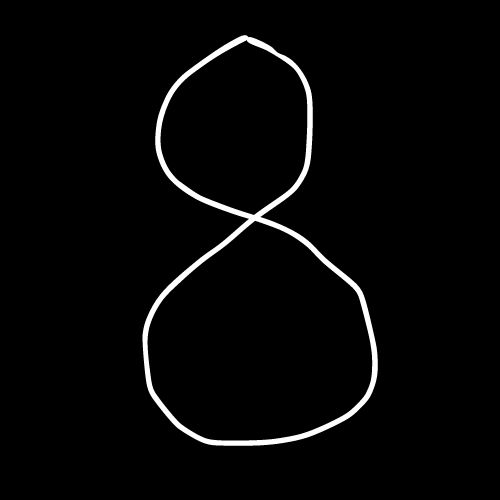
#> input picture example3/1.jpg, 500 x 500 px
$ python example3.py
#> lines starting #> are read from the running program, lines starting #| are printed output that depends on the picture
import cv2
import numpy as np
import matplotlib.pyplot as plt

# Función para aplicar las operaciones morfológicas
def apply_morphological_operations(image_path):
#> called with image_path = 'example3/1.jpg'
    img = cv2.imread(image_path)
#> img is the input picture: shape (500, 500, 3); min 0, max 255, mean 6.7
    if img is None:
        print(f"Error: No se pudo cargar la imagen desde {image_path}")
        return None
    img_gray = cv2.cvtColor(img, cv2.COLOR_BGR2GRAY)
    return img_gray

# Cargar las imágenes usando el path correcto
img1_gray = apply_morphological_operations("example3/1.jpg")  # Para dilatación y erosión
img2_gray = apply_morphological_operations("example3/2.jpg")  # Para opening
#> call 2 of apply_morphological_operations, with image_path = 'example3/2.jpg'
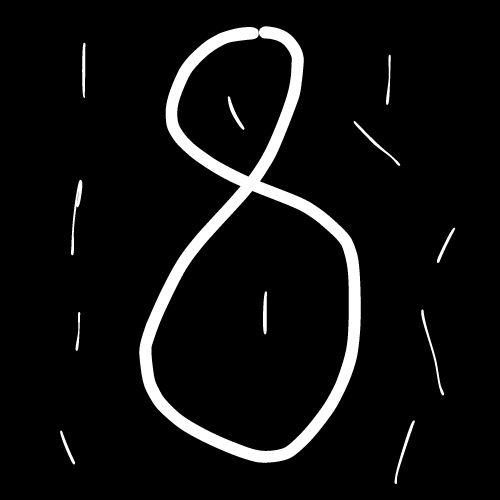
#> input picture example3/2.jpg, 500 x 500 px
#> in apply_morphological_operations, img is the input picture: shape (500, 500, 3); min 0, max 255, mean 15.8
img3_gray = apply_morphological_operations("example3/3.jpg")  # Para closing
#> call 3 of apply_morphological_operations, with image_path = 'example3/3.jpg'
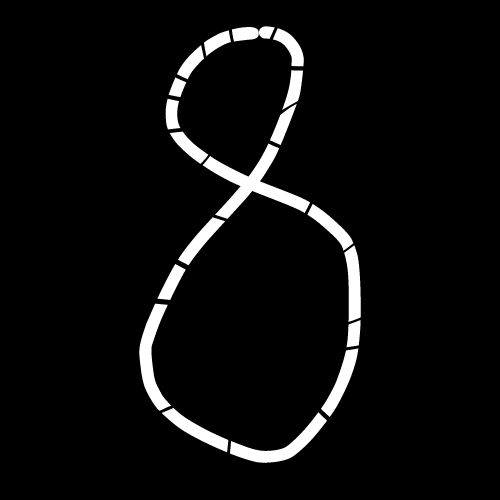
#> input picture example3/3.jpg, 500 x 500 px
#> in apply_morphological_operations, img is the input picture: shape (500, 500, 3); min 0, max 255, mean 13.3

# Generar el kernel de 5x5
kernel = np.ones((5, 5), np.uint8)

# Aplicar las operaciones morfológicas
img_dilated = cv2.dilate(img1_gray, kernel, iterations=1)
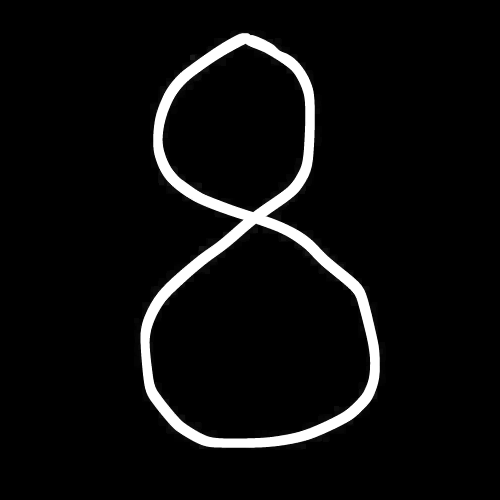
#> img_dilated: shape (500, 500); min 0, max 255, mean 13.3
img_eroded = cv2.erode(img1_gray, kernel, iterations=1)
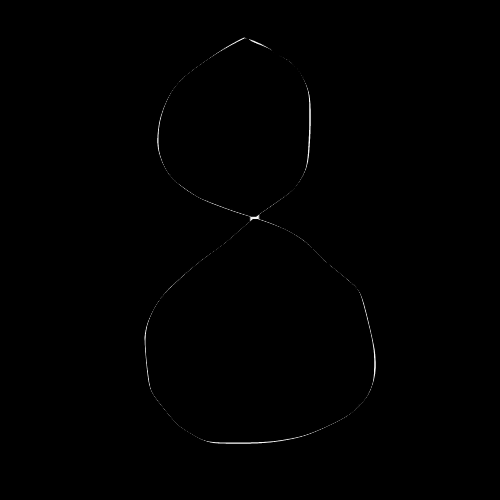
#> img_eroded: shape (500, 500); min 0, max 251, mean 0.6
img_opening = cv2.morphologyEx(img2_gray, cv2.MORPH_OPEN, kernel)
img_closing = cv2.morphologyEx(img3_gray, cv2.MORPH_CLOSE, kernel)

# Mostrar la imagen original 1 y sus resultados
plt.figure(figsize=(12, 6))

# Mostrar la imagen original 1
plt.subplot(1, 3, 1)
plt.imshow(img1_gray, cmap='gray')
plt.title("Imagen Original 1")
plt.axis('off')

# Mostrar la imagen dilatada
plt.subplot(1, 3, 2)
plt.imshow(img_dilated, cmap='gray')
plt.title("Imagen Dilatada")
plt.axis('off')

# Mostrar la imagen erosionada
plt.subplot(1, 3, 3)
plt.imshow(img_eroded, cmap='gray')
plt.title("Imagen Erosionada")
plt.axis('off')

plt.tight_layout()
plt.show()

# Mostrar la imagen original 2 y su resultado de opening
plt.figure(figsize=(9, 6))

# Mostrar la imagen original 2
plt.subplot(1, 2, 1)
plt.imshow(img2_gray, cmap='gray')
plt.title("Imagen Original 2")
plt.axis('off')

# Mostrar la imagen con opening
plt.subplot(1, 2, 2)
plt.imshow(img_opening, cmap='gray')
plt.title("Imagen con Opening")
plt.axis('off')

plt.tight_layout()
plt.show()

# Mostrar la imagen original 3 y su resultado de closing
plt.figure(figsize=(9, 6))

# Mostrar la imagen original 3
plt.subplot(1, 2, 1)
plt.imshow(img3_gray, cmap='gray')
plt.title("Imagen Original 3")
plt.axis('off')

# Mostrar la imagen con closing
plt.subplot(1, 2, 2)
plt.imshow(img_closing, cmap='gray')
plt.title("Imagen con Closing")
plt.axis('off')

plt.tight_layout()
plt.show()
